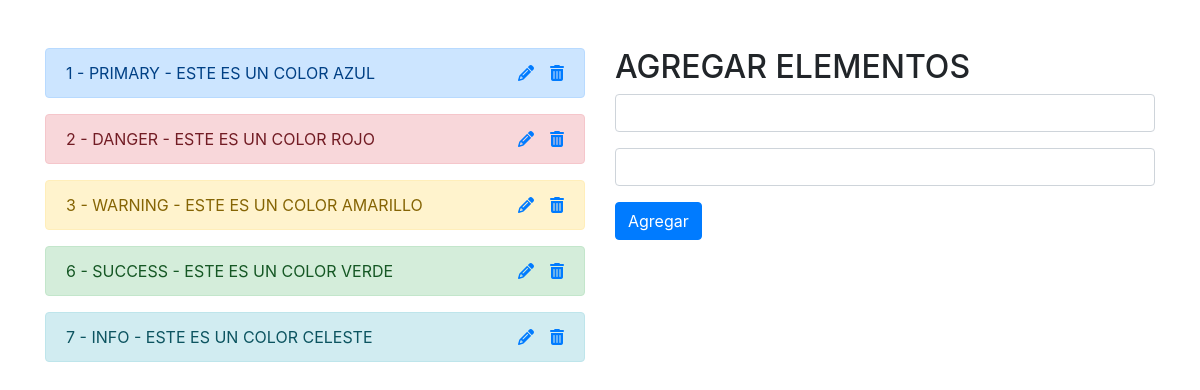
The page / on the database its author committed.
### tables this page shows
CREATE TABLE `colores` (
  `id` int(11) NOT NULL,
  `color` varchar(255) NOT NULL,
  `descripcion` varchar(255) NOT NULL
);

### app.php (called while the page is built, shortened)
<?php
include_once 'conexionDB.php';
    $sql_read = 'SELECT * FROM colores';
    $gsent = $pdo->prepare($sql_read);
    $gsent->execute();
    $result = $gsent->fetchAll();

### index.php (the view, shortened to what this page needs)
<!doctype html>
<html lang="es">
  <head>
    <link rel="stylesheet" href="https://cdn.jsdelivr.net/npm/bootstrap@4.5.3/dist/css/bootstrap.min.css">
  </head>
  <body>
<?php include_once 'app.php'; ?>
    <div class="container mt-5">
        <div class="row">
            <div class="col-md-6">
                <?php foreach($result as $data): ?>
                    <div class="alert alert-<?php echo $data['color'] ?> text-uppercase" role="alert">
                        <?php echo $data['id'] ?>
                        -
                        <?php echo $data['color'] ?>
                        -
                        <?php echo $data['descripcion'] ?>
                        <a href="delete.php?id=<?php echo $data['id'] ?>" class="float-right"><i class="fas fa-trash-alt ml-3"></i></a>
                        <a href="index.php?id=<?php echo $data['id'] ?>" class="float-right"><i class="fas fa-pencil-alt"></i></a>
                    </div>
                <?php endforeach ?>
            </div>
            <div class="col-md-6">
                <?php if(!$_GET): ?>
                    <h2>AGREGAR ELEMENTOS</h2>
                    <form method="POST">
                        <input type="text" name="color" class="form-control">
                        <input type="text" name="descripcion" class="form-control mt-3">
                        <button class="btn btn-primary mt-3">Agregar</button>
                    </form>
                <?php endif ?>
            </div>
        </div>
    </div>
  </body>
</html>

### rows shown on the page
colores: id "1", color "PRIMARY", descripcion "ESTE ES UN COLOR AZUL"
colores: id "2", color "DANGER", descripcion "ESTE ES UN COLOR ROJO"
colores: id "3", color "WARNING", descripcion "ESTE ES UN COLOR AMARILLO"
colores: id "6", color "SUCCESS", descripcion "ESTE ES UN COLOR VERDE"
colores: id "7", color "INFO", descripcion "ESTE ES UN COLOR CELESTE"
